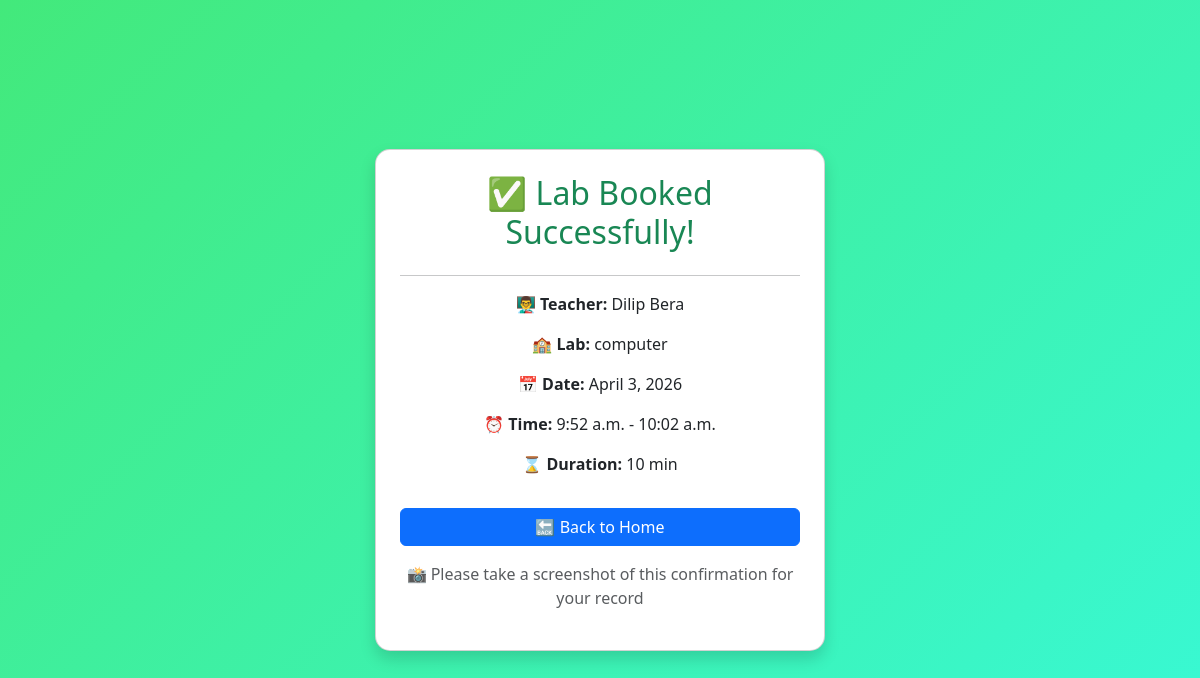
The app's page /lab-success/27/ with its own data.
### booking/models.py (models this page shows, shortened)
class LabBooking(models.Model):
    LAB_CHOICES = [
        ('physics', 'Physics Lab'),
        ('chemistry', 'Chemistry Lab'),
        ('biology', 'Biology Lab'),
        ('computer', 'Computer Lab'),
        ('geography', 'Geography Lab'),
    ]
    lab = models.CharField(max_length=50, choices=LAB_CHOICES)
    teacher_name = models.CharField(max_length=100)
    date = models.DateField()
    time = models.TimeField()
    duration = models.IntegerField(default=60)   # MINUTES
    @property
    def end_time(self):
        from datetime import datetime, timedelta
        start = datetime.combine(self.date, self.time)
        end = start + timedelta(minutes=self.duration)
        return end.time()
    @property
    def duration_display(self):
        hours = self.duration // 60
        minutes = self.duration % 60
        if hours and minutes:
            return f"{hours} hour {minutes} min"
        elif hours:
            return f"{hours} hour"
        else:
            return f"{minutes} min"
    class Meta:
        ordering = ['-date', '-time']

### booking/views.py (the view)
# urls.py: path('lab-success/<int:id>/', views.lab_booking_success, name='lab_booking_success'),
def lab_booking_success(request, id):
    booking = LabBooking.objects.get(id=id)
    return render(request, 'booking/lab_success.html', {'booking': booking})

### booking/templates/booking/lab_success.html (shortened to what this page needs)
<!DOCTYPE html>
<html>
<head>
    <link href="https://cdn.jsdelivr.net/npm/bootstrap@5.3.0/dist/css/bootstrap.min.css" rel="stylesheet">
</head>
<body style="
    background: linear-gradient(135deg,#43e97b,#38f9d7);
    min-height:100vh;
    display:flex;
    justify-content:center;
    align-items:center;
">
<div class="card shadow p-4 text-center">
    <h2 class="text-success">✅ Lab Booked Successfully!</h2>
    <hr>
    <p><b>👨‍🏫 Teacher:</b> {{ booking.teacher_name }}</p>
    <p><b>🏫 Lab:</b> {{ booking.lab }}</p>
    <p><b>📅 Date:</b> {{ booking.date }}</p>
    <p><b>⏰ Time:</b> {{ booking.time }} - {{ booking.end_time }}</p>
    <p><b>⌛ Duration:</b> {{ booking.duration_display }}</p>
    <a href="{% url 'home' %}" class="btn btn-primary mt-3">
        🔙 Back to Home
    </a>
    <p class="mt-3 text-muted">
        📸 Please take a screenshot of this confirmation for your record
    </p>
</div>
</body>
</html>

### booking/templates/booking/lab_success.html (style rules this page uses)
.card { border-radius: 15px; max-width: 450px; width: 100%; }

### records on screen
LabBooking: teacher_name "Dilip Bera", lab "computer", date "April 3, 2026", time "9:52 a.m.", end_time "10:02 a.m.", duration_display "10 min"
